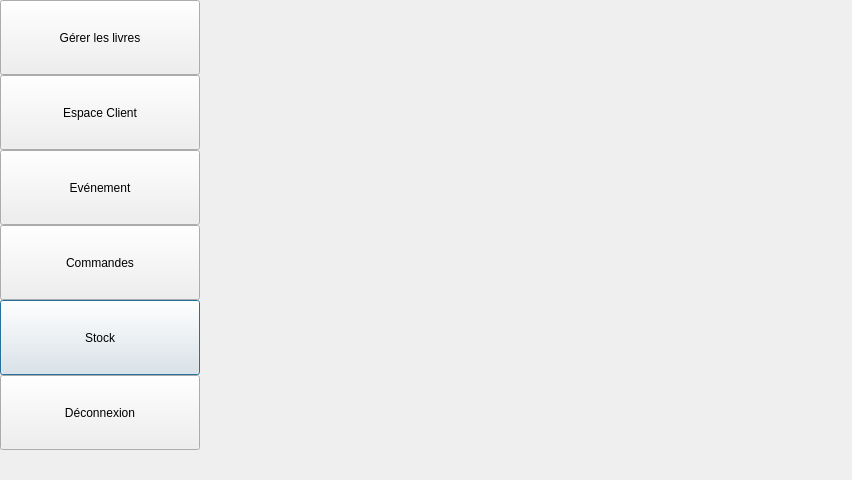
<?xml version="1.0" encoding="UTF-8"?>
<ui version="4.0">
 <class>Accueil</class>
 <widget class="QDialog" name="Accueil">
  <property name="geometry">
   <rect>
    <x>0</x>
    <y>0</y>
    <width>852</width>
    <height>480</height>
   </rect>
  </property>
  <property name="windowTitle">
   <string>Dialog</string>
  </property>
  <widget class="QToolButton" name="PB_GLL">
   <property name="geometry">
    <rect>
     <x>0</x>
     <y>0</y>
     <width>200</width>
     <height>75</height>
    </rect>
   </property>
   <property name="text">
    <string>Gérer les livres</string>
   </property>
  </widget>
  <widget class="QPushButton" name="PB_S">
   <property name="geometry">
    <rect>
     <x>0</x>
     <y>300</y>
     <width>200</width>
     <height>75</height>
    </rect>
   </property>
   <property name="text">
    <string>Stock</string>
   </property>
  </widget>
  <widget class="QLabel" name="label_BG">
   <property name="geometry">
    <rect>
     <x>0</x>
     <y>0</y>
     <width>852</width>
     <height>480</height>
    </rect>
   </property>
   <property name="minimumSize">
    <size>
     <width>852</width>
     <height>480</height>
    </size>
   </property>
   <property name="maximumSize">
    <size>
     <width>852</width>
     <height>480</height>
    </size>
   </property>
   <property name="text">
    <string/>
   </property>
  </widget>
  <widget class="QPushButton" name="PB_D">
   <property name="geometry">
    <rect>
     <x>0</x>
     <y>375</y>
     <width>200</width>
     <height>75</height>
    </rect>
   </property>
   <property name="text">
    <string>Déconnexion</string>
   </property>
  </widget>
  <widget class="QPushButton" name="PB_EC">
   <property name="geometry">
    <rect>
     <x>0</x>
     <y>75</y>
     <width>200</width>
     <height>75</height>
    </rect>
   </property>
   <property name="text">
    <string>Espace Client</string>
   </property>
  </widget>
  <widget class="QPushButton" name="PB_C">
   <property name="geometry">
    <rect>
     <x>0</x>
     <y>225</y>
     <width>200</width>
     <height>75</height>
    </rect>
   </property>
   <property name="text">
    <string>Commandes</string>
   </property>
  </widget>
  <widget class="QToolButton" name="PB_E">
   <property name="geometry">
    <rect>
     <x>0</x>
     <y>150</y>
     <width>200</width>
     <height>75</height>
    </rect>
   </property>
   <property name="text">
    <string>Evénement</string>
   </property>
  </widget>
  <zorder>label_BG</zorder>
  <zorder>PB_GLL</zorder>
  <zorder>PB_S</zorder>
  <zorder>PB_D</zorder>
  <zorder>PB_EC</zorder>
  <zorder>PB_C</zorder>
  <zorder>PB_E</zorder>
 </widget>
 <resources/>
 <connections/>
</ui>
